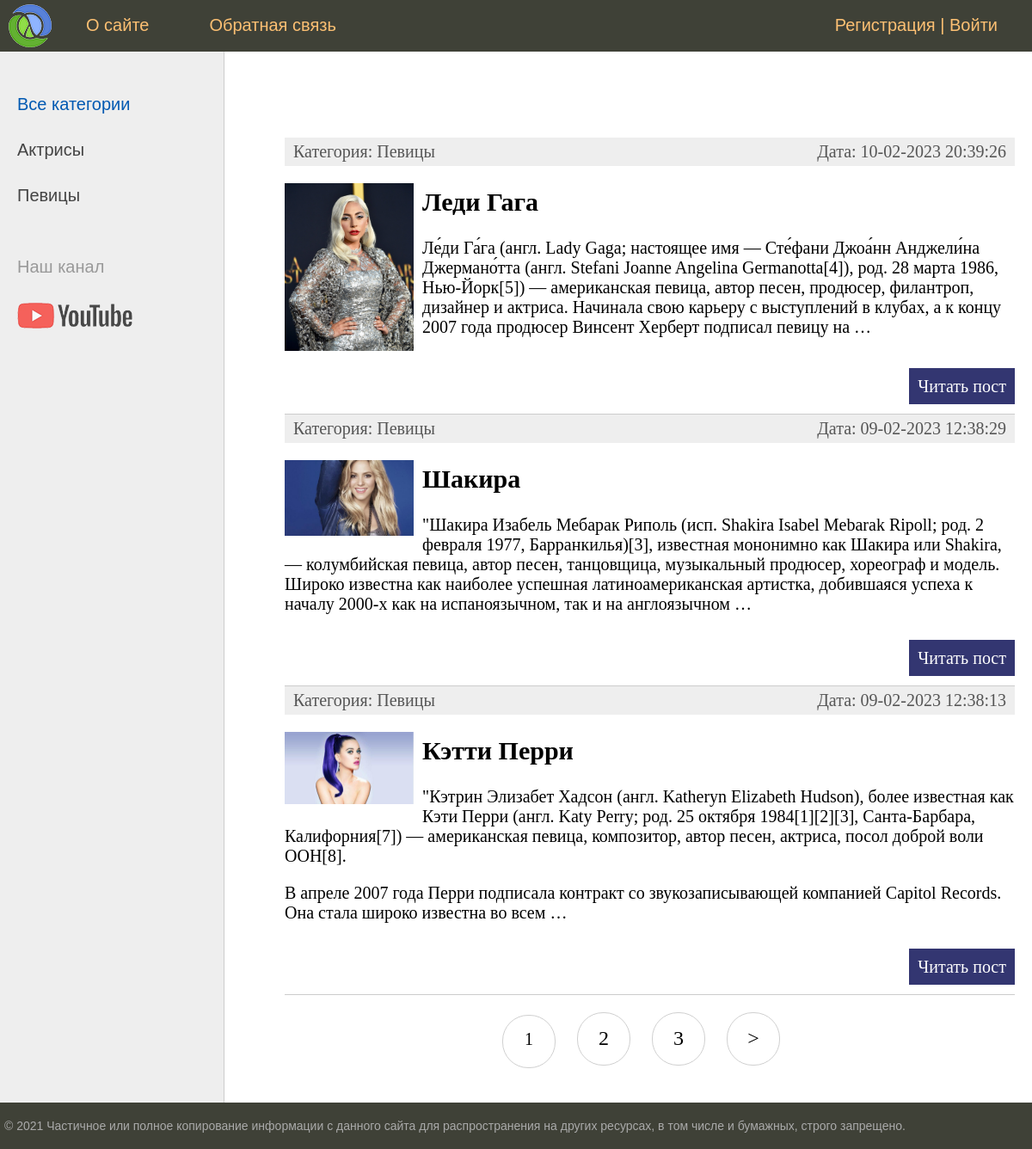
The page / on the database its author committed.
### women/models.py (models this page shows, shortened)
class Category(models.Model):
    name = models.CharField(max_length=100, db_index=True, verbose_name='Название категории')
    slug = models.SlugField(max_length=255, unique=True, db_index=True, verbose_name='URL')
    def __str__(self):
        return self.name
    def get_absolute_url(self):
        return reverse('category', kwargs={'cat_slug': self.slug})
    class Meta:
        verbose_name = 'Категория'
        verbose_name_plural = 'Категории'
        ordering = ['id']

class Women(models.Model):
    title = models.CharField(max_length=255, verbose_name='Заголовок')
    slug = models.SlugField(max_length=255, unique=True, db_index=True, verbose_name='URL')
    content = models.TextField(blank=True, verbose_name='Текст статьи')
    cat = models.ForeignKey('Category', on_delete=models.PROTECT, verbose_name='Категория')
    photo = models.ImageField(upload_to="photos/%Y/%m/%d", verbose_name='Фото', blank=True)
    time_create = models.DateTimeField(auto_now_add=True, verbose_name='Время создания')
    time_update = models.DateTimeField(auto_now=True, verbose_name='Время изменения')
    is_published = models.BooleanField(default=True, verbose_name='Публикация')
    def get_absolute_url(self):
        return reverse('post', kwargs={'post_slug': self.slug})
    class Meta:
        verbose_name = 'Известная женщина'
        verbose_name_plural = 'Известные женщины'
        ordering = ['-time_create', 'title']

### women/views.py (the view)
# urls.py: path('', WomenHome.as_view(), name='home'),
class WomenHome(DataMixin, ListView):
    model = Women
    template_name = 'women/index.html'
    context_object_name = 'posts'
    def get_context_data(self, *, object_list=None, **kwargs):
        context = super().get_context_data(**kwargs)
        c_def = self.get_user_context(title="Главная страница")
        context = dict(list(context.items()) + list(c_def.items()))
        return context
    def get_queryset(self):
        return Women.objects.filter(is_published=True).select_related('cat')

### women/utils.py (called while the page is built)
    def get_user_context(self, **kwargs):
        context = kwargs
        cats = Category.objects.all()
        context['cats'] = cats
        user_menu = menu.copy()
        if not self.request.user.is_authenticated:
            user_menu.pop(1)
        context['menu'] = user_menu
        if 'cat_selected' not in context:
            context['cat_selected'] = 0
        return context

### women/templates/women/index.html (shortened to what this page needs)
{% extends 'women/base.html' %}
{% block content %}
<ul class="list-articles">
	{% for p in posts %}
			<li><div class="article-panel">
				<p class="first">Категория: {{p.cat}}</p>
				<p class="last">Дата: {{p.time_update|date:"d-m-Y H:i:s"}}</p>
				</div>
			{% if p.photo %}
				<p><img src="{{p.photo.url}}" class="img-article-left thumb"></p>
			{% endif %}
			<h2>{{p.title}}</h2>
	{% autoescape on %}
	{{p.content|linebreaks|truncatewords:50}}
	{% endautoescape %}
			<p class="link-read-post"><a href="{{ p.get_absolute_url }}">Читать пост</a></p>
			</li>
	{% endfor %}
</ul>
{% endblock %}

### women/templates/women/base.html (shortened to what this page needs)
{% load static %}
{% load women_tags %}
<!DOCTYPE html>
<html>
<head>
    <link type="text/css" href="{% static 'women/css/styles.css' %}" rel="stylesheet"/>
</head>
<body>
<table class="table-page" border=0 cellpadding="0" cellspacing="0">
    <tr>
        <td valign=top>
            <div class="header">
                <ul id="mainmenu" class="mainmenu">
                    <li class="logo"><a href="{% url 'home' %}">
                        <div class="logo"></div>
                    </a></li>
                    {% for m in menu %}
                    <li><a href="{% url m.url_name %}">{{m.title}}</a></li>
                    {% endfor %}
                    {% if request.user.is_authenticated %}
                    <li class="last">{{ user.username }} | <a href="{% url 'logout' %}">Выйти</a></li>
                    {% else %}
                    <li class="last"><a href="{% url 'register' %}">Регистрация</a> | <a href="{% url 'login' %}">Войти</a></li>
                    {% endif %}
                </ul>
            </div>
            <table class="table-content" border=0 cellpadding="0" cellspacing="0">
                <tr>
                    {% load cache %}
                    <td valign="top" class="left-chapters">
                        <ul id="leftchapters">
                            {% cache 60 sidebar %}
                            {% if cat_selected == 0 %}
                            <li class="selected">Все категории</li>
                            {% else %}
                            <li><a href="{% url 'home' %}">Все категории</a></li>
                            {% endif %}
                            {% for c in cats %}
                            {% if c.pk == cat_selected %}
                            <li class="selected">{{c.name}}</li>
                            {% else %}
                            <li><a href="{{c.get_absolute_url}}">{{c.name}}</a></li>
                            {% endif %}
                            {% endfor %}
                            {% endcache %}
                            <li class="share">
                                <p>Наш канал</p>
                                <a class="share-yt"
                                   href="https://www.youtube.com/channel/UClJzWfGWuGJL2t-3dYKcHTA/playlists"
                                   target="_blank" rel="nofollow"></a>
                            </li>
                        </ul>
                    </td>
                    <td valign="top" class="content">
                        <div class="content-text">
                            {% block content %}
                            {% endblock %}
                            {% if page_obj.has_other_pages %}
                            <nav class="list-pages">
                                <ul>
                                {% for p in paginator.page_range %}
                                {% if p == page_obj.number %}
                                    <li class="page-num page-selected">{{ p }}</li>
                                {% elif p >= page_obj.number|add:-2 and p <= page_obj.number|add:2 %}
                                <li class="page-num">
                                <a href="?page={{ p }}">{{ p }}</a>
                            </li>
                                {% endif %}
                                {% endfor %}
                                {% if page_obj.has_next %}
                                    <li class="page-num">
                                        <a href="?page={{page_obj.next_page_number}}">&gt;</a>
                                    </li>
                                {% endif %}
                            </ul>
                            </nav>
                            {% endif %}
                        </div>
                    </td>
                </tr>
            </table>
        </td>
    </tr>
    <tr>
        <td valign=top>
            <div id="footer">
                <p>&copy; 2021 Частичное или полное копирование информации с данного сайта для распространения на других
                    ресурсах, в том числе и бумажных, строго запрещено.</p>
            </div>
        </td>
    </tr>
</table>
</body>
</html>

### women/static/women/css/styles.css (style rules this page uses)
html, body { font-family: 'Arial'; margin: 0; padding: 0; height: 100%; width: 100%; color: #444; }
a { color: #0059b2; text-decoration: none; }
img { max-width: 600px; height: auto; }
img.img-article-left { max-width: 300px; height: auto; float: left; padding: 0 10px 10px 0; }
img.img-article-left.thumb { max-width: 150px; height: auto; }
p.link-read-post { text-align: right; }
p.link-read-post a { padding: 10px; min-width: 100px; background: #333671; color: #fff; text-decoration: none; }
div.article-panel { background: #eee; padding: 5px 10px 5px 10px; box-sizing: border-box; overflow: hidden; color: #555; }
div.article-panel p.first { margin: 0; float: left; }
div.article-panel p.last { margin: 0; float: right; }
ul.list-articles { list-style: none; margin: 0; padding: 0; }
ul.list-articles li { border-bottom: 1px solid #ccc; }
.table-page { width: 100%; height: 100%; vertical-align: top; }
.table-page tr { height: 100%; }
.header { background: #3F4137; height: 60px; }
.logo { background: url('../images/logo.png') no-repeat 10px 5px; width: 70px; height: 60px; }
ul.mainmenu { list-style: none; margin: 0; padding: 0; height: 60px; color: #fdc073; font-size: 20px; overflow: hidden; }
ul.mainmenu li { float: left; margin: 18px 40px 0 30px; }
ul.mainmenu li.logo { margin: 0; }
ul.mainmenu li.last { float: right; }
ul.mainmenu li a { color: #fdc073; text-decoration: none; }
.table-content { width: 100%; min-height: 100%; height: 100%; }
.left-chapters { margin: 0; background: #eee; border-right: 1px solid #ccc; min-height: 100%; }
.left-chapters ul { width: 230px; min-height: 100%; margin: 0; padding: 20px 10px 10px 20px; list-style: none; font-size: 20px; }
.left-chapters ul li { margin: 30px 0 0 0; color: #999; }
.left-chapters ul li.selected { color: #0059b2; }
.left-chapters ul li a { color: #444; text-decoration: none; }
.left-chapters ul li.share { margin: 60px 0 0 0; }
.left-chapters ul li.share p { margin: 30px 0 30px 0; }
.left-chapters ul li.share a { display: inline-block; width: 40px; height: 40px; margin: 0 20px 0 0; }
.left-chapters ul li.share a.share-yt { width: 100%; height: 30px; background: url('../images/share_yt.png') no-repeat 0 0 }
.content { padding: 40px 20px 20px 40px; width: 100%; box-sizing: border-box; }
.content-text { margin: 60px 0 0 30px; color: #000; font-size: 20px; font-family: Yandex Sans Display Light; }
#footer { box-sizing: border-box; background: #3F4137; padding: 5px; color: #aaa; font-size: 14px; font-family: Verdana, Geneva, Arial, Helvetica; text-align: left; overflow: hidden; }
.list-pages { text-align: center; margin: 0 0 20px 0; }
.list-pages ul { margin: 20px 0 0 0; padding: 0; list-style: none; }
.list-pages ul li { display: inline-block; margin: 0 20px 0 0; }
.list-pages a { color: #000; font-size: 24px; text-decoration: none; }
.list-pages .page-num, .page-num-selected { display: inline-block; width: 60px; height: 44px; padding: 16px 0 0 0; border: 1px solid #d0d0d0; border-radius: 30px; }

### rows shown on the page
Category: name "Актрисы"
Category: name "Певицы"
Women: cat "Певицы", time_update "10-02-2023 20:39:26", photo (picture), title "Леди Гага", content "Ле́ди Га́га (англ. Lady Gaga; настоящее имя — Сте́фани Джоа́нн Анджели́на Джермано́тта (англ. Stefani Joanne Angelina Germanotta[4]), род. 28 марта 1986, Нью-Йорк[5]) — американская певица, автор песен, продюсер, филантроп, дизайнер и актриса. Начинала свою карьеру с выступлений в клубах, а к концу 2007 года продюсер Винсент Херберт подписал певицу на …"
Women: cat "Певицы", time_update "09-02-2023 12:38:29", photo (picture), title "Шакира", content "\"Шакира Изабель Мебарак Риполь (исп. Shakira Isabel Mebarak Ripoll; род. 2 февраля 1977, Барранкилья)[3], известная мононимно как Шакира или Shakira, — колумбийская певица, автор песен, танцовщица, музыкальный продюсер, хореограф и модель. Широко известна как наиболее успешная латиноамериканская артистка, добившаяся успеха к началу 2000-х как на испаноязычном, так и на англоязычном …"
Women: cat "Певицы", time_update "09-02-2023 12:38:13", photo (picture), title "Кэтти Перри", content "\"Кэтрин Элизабет Хадсон (англ. Katheryn Elizabeth Hudson), более известная как Кэти Перри (англ. Katy Perry; род. 25 октября 1984[1][2][3], Санта-Барбара, Калифорния[7]) — американская певица, композитор, автор песен, актриса, посол доброй воли ООН[8]. В апреле 2007 года Перри подписала контракт со звукозаписывающей компанией Capitol Records. Она стала широко известна во всем …"

### other values the page prints
{{ m.title }} "О сайте" "Обратная связь"
{{ p }} "1"
{{ p }} "2" "3"
